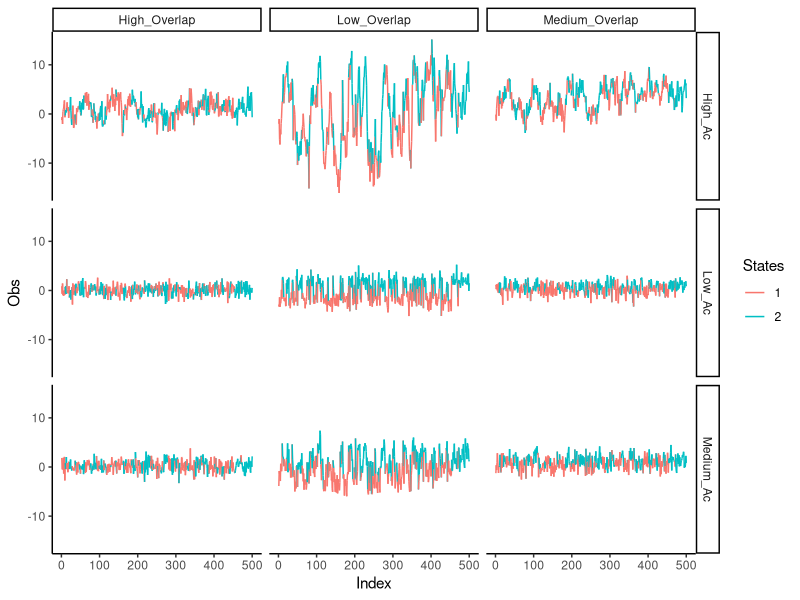

Source code (R):
### Simulation scheme 

# X1 ~ N(,)
# X2 ~ N(,)

# we should change overlap and autocorrelation degree between the observation distributions 
# then fit and predict with an HMM, random forest, SVM, LDA, and QDA (?)

####################
#### Scenario 1 ####
####################
# No overlap between X1 and X2
# mu1 and mu2 take distant values

##
# 1.a) No autocorrelation 
# X1_i ~ N(mu1,sigma1)
# X2_i ~ N(mu2,sigma2)
##

##
# 1.b) Medium autocorrelation (medium values for alpha)
# X1_i ~ N(mu_1+alpha*X1_{i-1},sigma1)
# X2_i ~ N(mu_2+alpha*X2_{i-1},sigma2)
##

##
# 1.c) High autocorrelation (high values for alpha)
# X1_i ~ N(mu_1+alpha*X1_{i-1},sigma1)
# X2_i ~ N(mu_2+alpha*X2_{i-1},sigma2)
##

####################
#### Scenario 2 ####
####################
# Medium overlap between X1 and X2
# mu1 and mu2 take ~close values

##
# 2.a) No autocorrelation 
# X1_i ~ N(mu1,sigma1)
# X2_i ~ N(mu2,sigma2)
##

##
# 2.b) Medium autocorrelation (medium values for alpha)
# X1_i ~ N(mu_1+alpha*X1_{i-1},sigma1)
# X2_i ~ N(mu_2+alpha*X2_{i-1},sigma2)
##

##
# 2.c) High autocorrelation (high values for alpha)
# X1_i ~ N(mu_1+alpha*X1_{i-1},sigma1)
# X2_i ~ N(mu_2+alpha*X2_{i-1},sigma2)
##

####################
#### Scenario 3 ####
####################
# No overlap between X1 and X2
# mu1 and mu2 take really close values

##
# 3.a) No autocorrelation 
# X1_i ~ N(mu1,sigma1)
# X2_i ~ N(mu2,sigma2)
##

##
# 3.b) Medium autocorrelation (medium values for alpha)
# X1_i ~ N(mu_1+alpha*X1_{i-1},sigma1)
# X2_i ~ N(mu_2+alpha*X2_{i-1},sigma2)
##

##
# 3.c) High autocorrelation (high values for alpha)
# X1_i ~ N(mu_1+alpha*X1_{i-1},sigma1)
# X2_i ~ N(mu_2+alpha*X2_{i-1},sigma2)
##


#### What about the parameters of the tpm? 

###############################################################################
library(tidyverse)
library(ggplot2)

# initial distribution
del <- c(0.5,0.5)
tpm=matrix(c(0.8,0.2,0.15,0.85),ncol=2,byrow=T) # check this 

# Set Observation parameters
# check if these values make sense: Do they give an stationary process

sigma1=1
sigma2=1

mu1=c(-2,0,0)
mu2=c(2,1,0.1) 

Mu=list(mu1,mu2)

alpha=c(0,0.5,.85) 

Nsims=500
Nrep=50

set.seed(99999)
# 1. simulate states
states <- matrix(NA, nrow = Nsims, ncol = Nrep)


for (j in 1:Nrep)
{
for (i in 1:Nsims)
{
  if (i == 1) {
    states[1, j] <- sample(x = 1:2, size = 1, prob = del) 
  }
  else {
    states[i, j] <- sample(x = 1:2, size = 1, prob = tpm[states[i -1, j], ])
      }
    }
  }

# 2. simulate observation process

AllS=list(Scenario1=list(),Scenario2=list(),Scenario3=list())

for (s in 1:3) # for each overlap scenario
{
  AllS[[s]]=list()
  for (j in 1:3) # for each autorregresive str scenario
  {
  AllS[[s]][[j]]=matrix(NA, nrow = Nsims,ncol=Nrep)
    
    
    for (i in 1:Nrep) # for each time series
    {
  
      cs=states[1,i]
      AllS[[s]][[j]][1,i]=rnorm(1,mean = Mu[[cs]][s],sd=1) # first obs
  
      for (k in 2:Nsims) # for each observation
      {
        cs=states[k,i]
        mm=Mu[[cs]][s]+AllS[[s]][[j]][k-1]*alpha[j]
        AllS[[s]][[j]][k,i]=mm+rnorm(1,mean = 0,sd=1)
  
      }
  
      }

    
      }
  }


# 3. Creation of the Data Frame with the simulated data
States=as.factor(rep(as.vector(states),9))
Nreps=as.factor(rep(rep(1:Nrep,each=Nsims),9))
scenario=as.factor(c(rep('Low_Overlap',3*Nrep*Nsims),rep('Medium_Overlap',3*Nrep*Nsims),rep('High_Overlap',3*Nrep*Nsims)))
degreeC=as.factor(rep(rep(c('Low_Ac','Medium_Ac','High_Ac'),each=Nrep*Nsims),3))
Index=rep(1:Nsims,Nrep*9)
Obs=c()
for (i in 1:3)
{
  for (j in 1:3)
  {
    Obs=c(Obs,as.numeric(AllS[[i]][[j]]))
  }
  
}

SimData=data.frame(States,Nreps,scenario,degreeC,Obs,Index)

#SimData %>% filter(scenario=='Low_Overlap' & degreeC=='Low_Ac') %>% group_by(States) %>% summarize(mo=mean(Obs))


## plot some examples

ggplot(SimData %>% filter(Nreps==30),aes(x=Index,y=Obs,color=States)) +
  geom_line(aes(group=1))+theme_classic()+
  facet_grid(vars(degreeC),vars(scenario))
 

